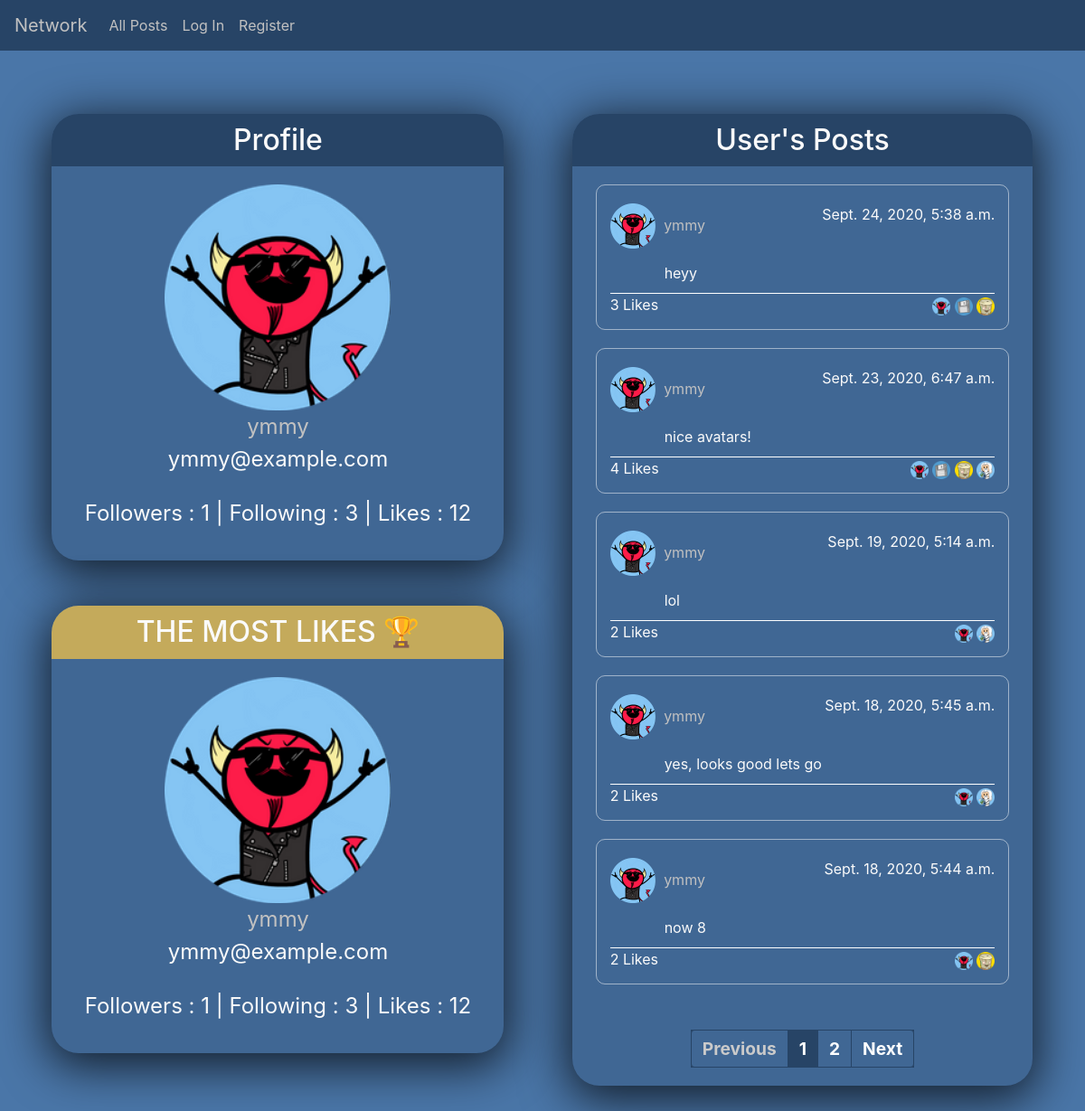
The page /profile/1 on the database as committed earlier.
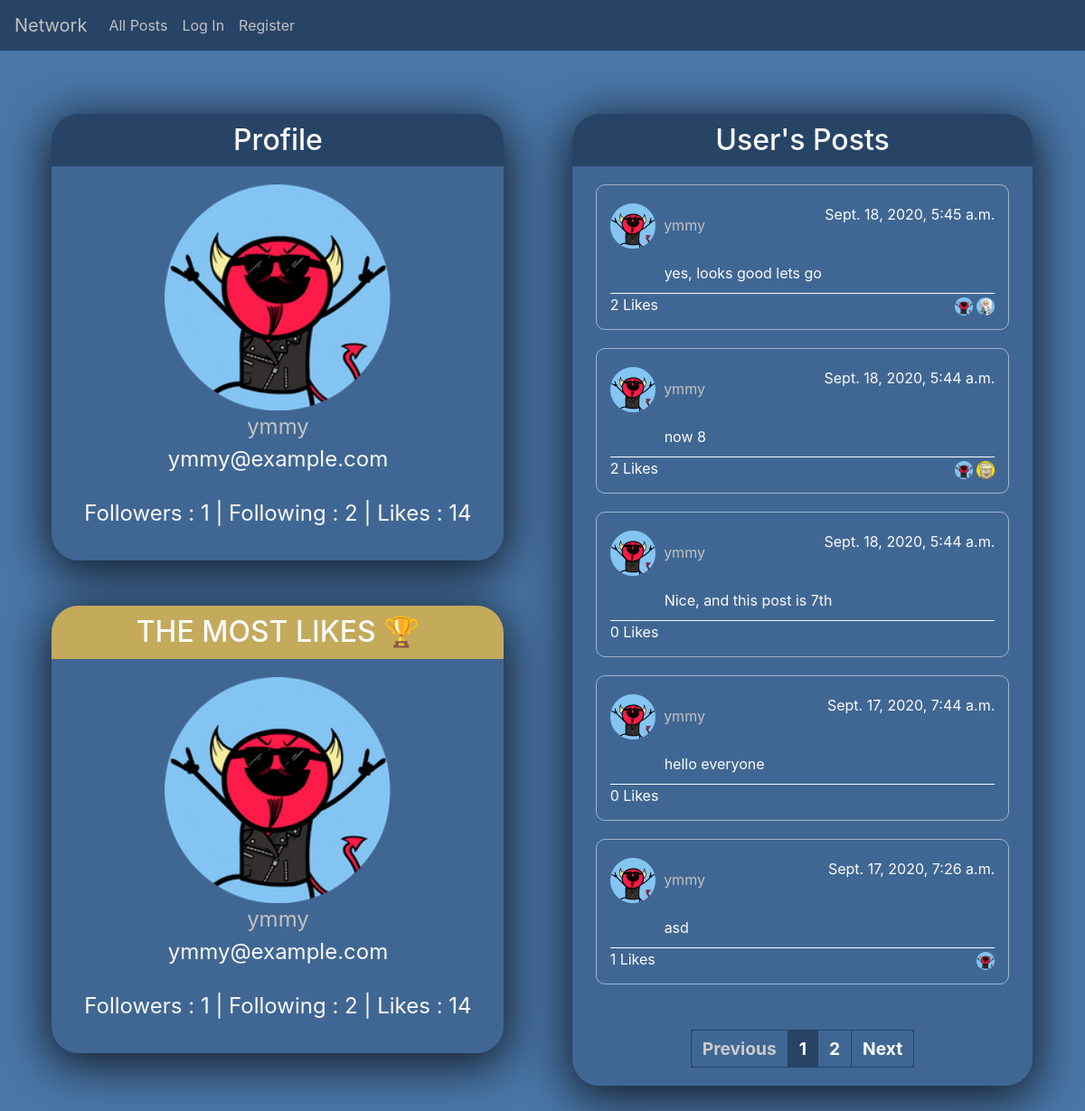
The same page on the database as committed later.
### network/models.py (models this page shows)
class User(AbstractUser):
    avatar = models.TextField(default="avatar_bucket.png")
    like_count = models.PositiveSmallIntegerField(default=0, blank=True, null=True)
    followers = models.ManyToManyField("User", related_name="followers_id")
    following = models.ManyToManyField("User", related_name="following_id")
    pass

class Post(models.Model):
    username = models.ForeignKey("User", on_delete=models.CASCADE, related_name="user")
    like_count = models.PositiveSmallIntegerField(default=0, blank=True, null=True)
    liked_user_count = models.ManyToManyField("Post", related_name="liked_id")
    body = models.TextField(blank=True)
    timestamp = models.DateTimeField(auto_now_add=True)

### network/views.py (the view)
# urls.py: path("profile/<int:profile_id>", views.profile, name="profile"),
def profile(request,profile_id):
    profile = User.objects.get(
            id=profile_id
            )
    users = User.objects.all()
    topuser = User.objects.all().order_by("-like_count").first()
    liked = Post.objects.filter(
            liked_user_count=request.user.id
        ).all().values()
    liked_posts = []
    for i in range(len(liked)):
        liked_posts.append(liked[i]["id"])
    following = User.objects.filter(
            followers=request.user.id
        ).all().values()
    following_users = []
    for i in range(len(following)):
        following_users.append(following[i]["id"])
    posts = Post.objects.all().filter(
            username_id=profile_id
        ).order_by("-timestamp").all()
    paginator = Paginator(posts, 5)
    page_number = request.GET.get('page')
    page_obj = paginator.get_page(page_number)
    return  render(request, "network/profile.html", {'profile': profile,'posts': posts, "users": users,'page_obj': page_obj, 'liked_posts': liked_posts, 'following_users' : following_users, 'topuser': topuser})

### network/templates/network/profile.html (shortened to what the changed rows need)
{% extends "network/layout.html" %}
{% block body %}
<section id="profile">
    <div class="card-container">
        <div class="profile-card">
            <h2>Profile</h2>
            <img src="../../static/network/img/avatars/{{ profile.avatar }}" alt=""> <br>
            <a href="/profile/{{ profile.id }}"> {{ profile.username }} </a> <br>
            <p class="email">{{ profile.email }}</p> <br>
            <p class="count">Followers&nbsp;:&nbsp;{{ profile.followers.count }} | Following&nbsp;:&nbsp;{{ profile.following.count }} | Likes&nbsp;:&nbsp;{{ profile.like_count }}</p><br>
        </div>
        <div class="profile-card leader2">
            <h2>THE MOST LIKES 🏆</h2>
            <img id="profile_avatar" src="../../static/network/img/avatars/{{ topuser.avatar }}" alt=""> <br>
            <a href="/profile/{{ topuser.id }}"> {{ topuser.username }} </a> <br>
            <p class="email">{{ topuser.email }}</p> <br>
            <p class="count">Followers&nbsp;:&nbsp;{{ topuser.followers.count }} | Following&nbsp;:&nbsp;{{ topuser.following.count }} | Likes&nbsp;:&nbsp;{{ topuser.like_count }}</p><br>
        </div>
    </div>
    <div class="posts_container">
        <div class="posts">
            <h2>User's Posts</h2>
            {% for post in page_obj %}
            <div class="post">
                <div class="top-info">
                    <div class="poster-info">
                        {% for profile in users %}
                            {% if post.username_id == profile.id  %}
                                <a href="/profile/{{ profile.id }}">
                                    <img src="../../static/network/img/avatars/{{ profile.avatar }}" alt="">
                                </a>
                            {% endif %}
                        {% endfor %}
                        <a class="profile_link" href="/profile/{{ post.username_id }}"> {{ post.username }} </a>
                    </div>
                    <div class="poster-timestamp">
                        <p>{{ post.timestamp }}</p>
                    </div>
                </div>
                <div class="middle-info">
                    <p class="post_body" style="display: block;">{{ post.body }}</p>
                </div>
                <div class="bottom-info">
                    <div class="like-info">
                        <span id="like_for_{{ post.id }}">{{ post.liked_user_count.all.count }}</span>
                        {% if user.is_authenticated %}
                            {% if post.id in liked_posts %}
                                <button class="unlike_button" data-page = "{{ post.id }}"><i class="fas fa-heart"></i></button>
                            {% else %}
                                <button class="like_button" data-page = "{{ post.id }}"><i class="far fa-heart"></i></button>
                            {% endif %}
                        {% else %}
                        <span>Likes</span>
                        {% endif %}
                    </div>
                    <div id="like_avatars_{{ post.id }}">
                        {% for liked in post.liked_user_count.all %}
                            {% for profile in users %}
                                {% if liked.id == profile.id  %}
                                    <a href="/profile/{{ profile.id }}">
                                        <img width="20px" src="../../static/network/img/avatars/{{ profile.avatar }}" alt="">
                                    </a>
                                {% endif %}
                            {% endfor %}
                        {% endfor %}
                    </div>
                </div>
            </div>
            {% endfor %}
            <nav aria-label="Page navigation example">
                <ul class="paginator">
                    {% for page in page_obj.paginator.page_range %}
                    {% if page == page_obj.number %}
                    <li class="page-item"><a class="page-link active-link" href="?page={{ page }}">{{ page }}</a></li>
                    {% else %}
                        <li class="page-item"><a class="page-link" href="?page={{ page }}">{{ page }}</a></li>
                    {% endif %}
                    {% endfor %}
                </ul>
            </nav>
        </div>
    </div>
</section>
{% endblock %}

Rows that differ between the two databases and show on the page:
removed Post: username "ymmy", timestamp "Sept. 24, 2020, 5:38 a.m.", body "heyy", liked_user_count.all.count "3", User (avatar (picture)), User (avatar (picture)), shown under "User's Posts"
no longer on this page (row unchanged): User: avatar (picture)
removed Post: username "ymmy", timestamp "Sept. 23, 2020, 6:47 a.m.", body "nice avatars!", liked_user_count.all.count "4", User (avatar (picture)), User (avatar (picture)), User (avatar (picture)), shown under "User's Posts"
removed Post: username "ymmy", timestamp "Sept. 19, 2020, 5:14 a.m.", body "lol", liked_user_count.all.count "2", User (avatar (picture)), User (avatar (picture)), shown under "User's Posts"
changed User "ymmy": following.count "3" → "2"; like_count "12" → "14"
changed Post (number 2 of 6 on the later page): gains User (avatar (picture), username "ymmy", email "ymmy@example.com", followers.count "1", following.count "2", like_count "14")
now on one of the page's lists (row unchanged): Post: username "ymmy", timestamp "Sept. 17, 2020, 7:44 a.m.", body "hello everyone", liked_user_count.all.count "0"
changed Post: gains User (avatar (picture), username "ymmy", email "ymmy@example.com", followers.count "1", following.count "2", like_count "14")
now on one of the page's lists (row edited): Post: username "ymmy", timestamp "Sept. 17, 2020, 7:26 a.m.", body "asd", liked_user_count.all.count "1"
changed Post: gains User (avatar (picture), username "ymmy", email "ymmy@example.com", followers.count "1", following.count "2", like_count "14")
now on this page (row unchanged): Post: username "ymmy", timestamp "Sept. 18, 2020, 5:44 a.m.", body "Nice, and this post is 7th", liked_user_count.all.count "0", User (avatar (picture)), shown under "User's Posts"
